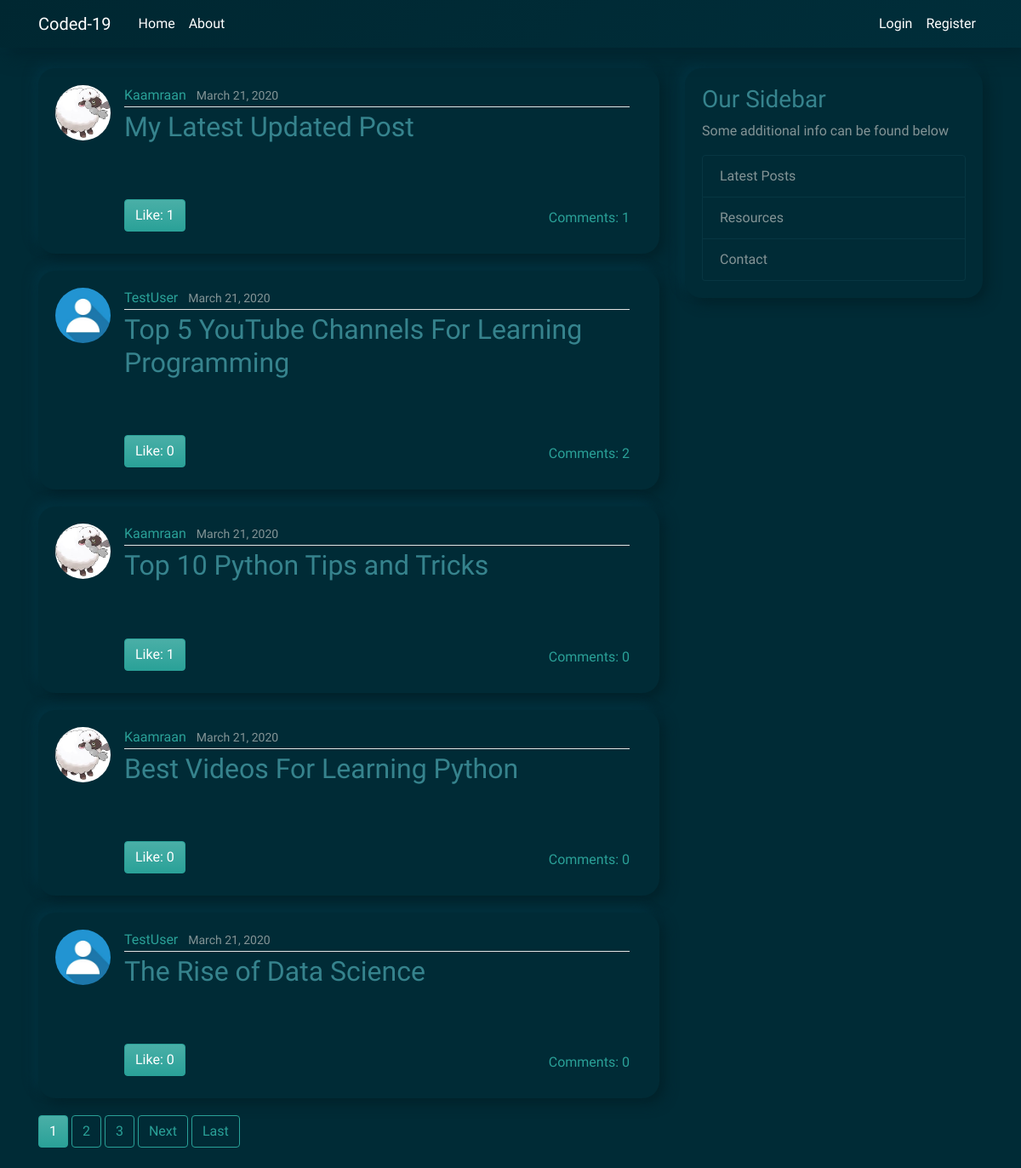
/, run on an earlier commit of the app's database.
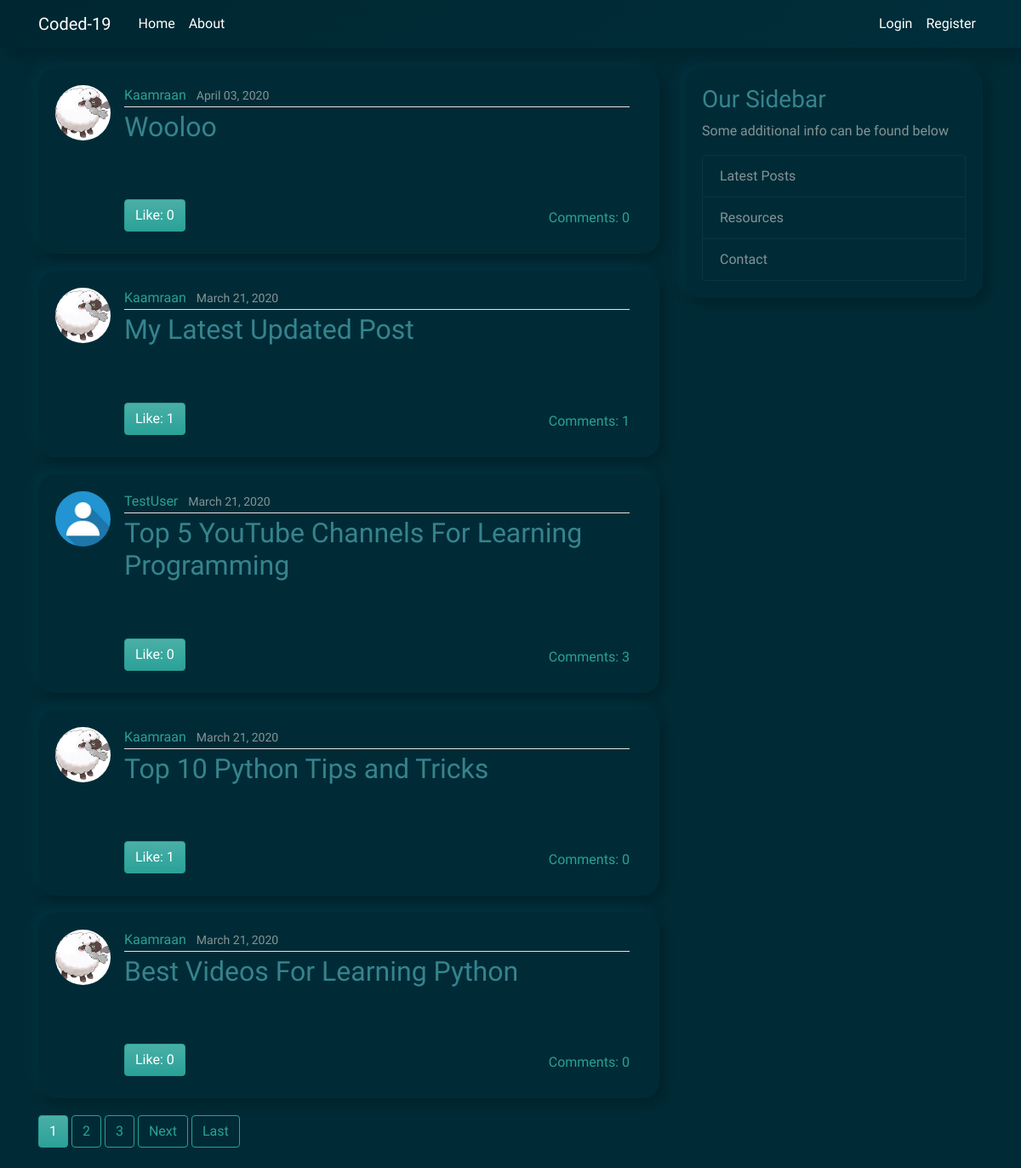
And on a later commit of the database.
### blog/models.py (models this page shows, shortened)
class Post(models.Model):
	title 		= models.CharField(max_length=100)
	content 	= MarkdownxField()
	date_posted = models.DateTimeField(default=timezone.now)
	author 		= models.ForeignKey(User, on_delete=models.CASCADE)
	likes 		= models.ManyToManyField(User, related_name='post_likes')
	def formatted_markdown(self):
		return markdownify(self.content)

### users/models.py (models this page shows, shortened)
class Profile(models.Model):
	user 	= models.OneToOneField(User, on_delete=models.CASCADE)
	image 	= models.ImageField(default='default.jpg', upload_to='profile_pics')

### blog/views.py (the view)
# urls.py: path('',                            PostListView.as_view(),         name='blog-home'),
class PostListView(ListView):
	model 				= Post
	template_name 		= 'blog/home.html'
	context_object_name = 'posts'
	ordering 			= ['-date_posted']
	paginate_by 		= 5

### blog/templates/blog/home.html (shortened to what this page needs)
{% extends "blog/base.html" %}
{% block content %}
	{% for post in posts  %}
		<article class="media content-section">
		  <img class="rounded-circle article-img" src="{{ post.author.profile.image.url }}">
		  <div class="media-body">
		    <div class="article-metadata">
		      <a class="mr-2" href="{% url 'user-posts' post.author.username %}">{{ post.author }}</a>
		      <small class="text-muted">{{ post.date_posted|date:"F d, Y" }}</small>
		    </div>
			<h2><a class="article-title" href="{% url 'post-detail' post.id %}">{{ post.title }}</a></h2>
			<div class="article-content">
			</div>
			<div class="likes-counter">
					{% if request.user in post.likes.all %}
					<a class="btn btn-success like-btn mr-2" data-href="{% url 'post-like-api' post.id %}"
						data-likes="{{ post.likes.count }}" href="{% url 'post-like-api' post.id %}">Unlike:
						{{ post.likes.count }}</a>
					{% else %}
					<a class="btn btn-success like-btn mr-2" data-href="{% url 'post-like-api' post.id %}"
						data-likes="{{ post.likes.count }}" href="{% url 'post-like-api' post.id %}">Like:
						{{ post.likes.count }}</a>
					{% endif %}
					<a class="comment-counter" href="{% url 'post-detail' pk=post.pk %}">Comments: {{ post.comments.count }}</a>
			</div>
		  </div>
		</article>
	{% endfor %}
	{% if is_paginated %}
		{% for num in page_obj.paginator.page_range %}
			{% if page_obj.number == num %}
				<a class="btn btn-success mb-4" href="?page={{ num }}">{{ num }}</a>
			{% elif num > page_obj.number|add:'-3' and num < page_obj.number|add:'3'%}
				<a class="btn btn-outline-success mb-4" href="?page={{ num }}">{{ num }}</a>
			{% endif %}
		{% endfor %}
		{% if page_obj.has_next %}
			<a class="btn btn-outline-success mb-4" href="?page={{ page_obj.next_page_number }}">Next</a>
			<a class="btn btn-outline-success mb-4" href="?page={{ page_obj.paginator.num_pages }}">Last</a>
		{% endif %}
	{% endif %}
{% endblock content %}

### blog/templates/blog/base.html (shortened to what this page needs)
{% load static %}
<!DOCTYPE html>
<html>
<head>
	<link rel="stylesheet" href="https://bootswatch.com/4/solar/bootstrap.min.css">
	<link rel="stylesheet" type="text/css" href="{% static 'blog/neumo.css' %}">
</head>
<body>
	<header class="site-header">
	  <nav class="navbar navbar-expand-md navbar-dark bg-custom fixed-top">
	    <div class="container">
	      <a class="navbar-brand mr-4" href="{% url 'blog-home' %}">Coded-19</a>
	      <div class="collapse navbar-collapse" id="navbarToggle">
	        <div class="navbar-nav mr-auto">
	          <a class="nav-item nav-link" href="/admin">Home</a>
	          <a class="nav-item nav-link" href="{% url 'blog-about' %}">About</a>
	        </div>
	        <div class="navbar-nav">
       		{% if user.is_authenticated %}
	          <a class="nav-item nav-link" href="{% url 'post-create' %}">New Post</a>
	          <a class="nav-item nav-link" href="{% url 'profile' %}">Profile</a>
	          <a class="nav-item nav-link" href="{% url 'logout' %}">Logout</a>
       		{% else %}
	          <a class="nav-item nav-link" href="{% url 'login' %}">Login</a>
	          <a class="nav-item nav-link" href="{% url 'register' %}">Register</a>
       		{% endif %}
	        </div>
	      </div>
	    </div>
	  </nav>
	</header>
	<main role="main" class="container">
	  <div class="row">
	    <div class="col-md-8">
	    	{% block content %}{% endblock %}
	    </div>
	    <div class="col-md-4">
	      <div class="content-section">
	        <h3 class="article-title">Our Sidebar</h3>
	        <p class='text-muted'>
	        	Some additional info can be found below
	        </p>
	          <div class="list-group">
	            <a href="#" class="list-group-item list-group-item-action">Latest Posts</a>
	            <a href="{% url 'resources' %}" class="list-group-item list-group-item-action">Resources</li>
	            <a href="{% url 'blog-contact' %}" class="list-group-item list-group-item-action">Contact</a>
				</a>
	          </div>
	      </div>
		</div>
	  </div>
	</main>
</body>
</html>

### blog/static/blog/neumo.css (style rules this page uses)
body { color: #fff4f4; margin-top: 5rem; }
h1, h2, h3, h4, h5, h6 { color: #cbd5db; }
img { max-width:100%; height:auto; }
.bg-custom { background: linear-gradient(145deg, #002731, #002e3a); box-shadow: 10px 10px 20px #00252f, -10px -10px 20px #00313d; }
.site-header .navbar-nav .nav-link { color: #ffffff; }
.article-title { color: #36838d; }
.article-content { white-space: pre-line; }
.article-img { height: 65px; width: 65px; margin-right: 16px; }
.article-metadata { padding-bottom: 1px; margin-bottom: 4px; border-bottom: 1px solid #e3e3e3 }
.content-section { background: #002b36; box-shadow: 6px 6px 15px #00222a, -6px -6px 12px #003341; padding: 20px 20px; border-radius: 20px; margin-bottom: 20px; }
.media { padding-bottom: 10px; }
.media-body { padding-right: 15px; }
.comment-counter { margin: 10px 0px 20px; float: right; }
.likes-counter { padding-top: 10px; text-align: left; }
.row { column-count: 2; }

What changed in the data, as far as the page shows it:
no longer on this page (row unchanged): Post: author.profile.image (placeholder picture), author "TestUser", date_posted "March 21, 2020", title "The Rise of Data Science", likes.count "0", comments.count "0"
added Post: author.profile.image (picture), author "Kaamraan", date_posted "April 03, 2020", title "Wooloo", likes.count "0", comments.count "0"
computed for Post "Top 5 YouTube Channels For Learning Programming": comments.count "2" → "3"
